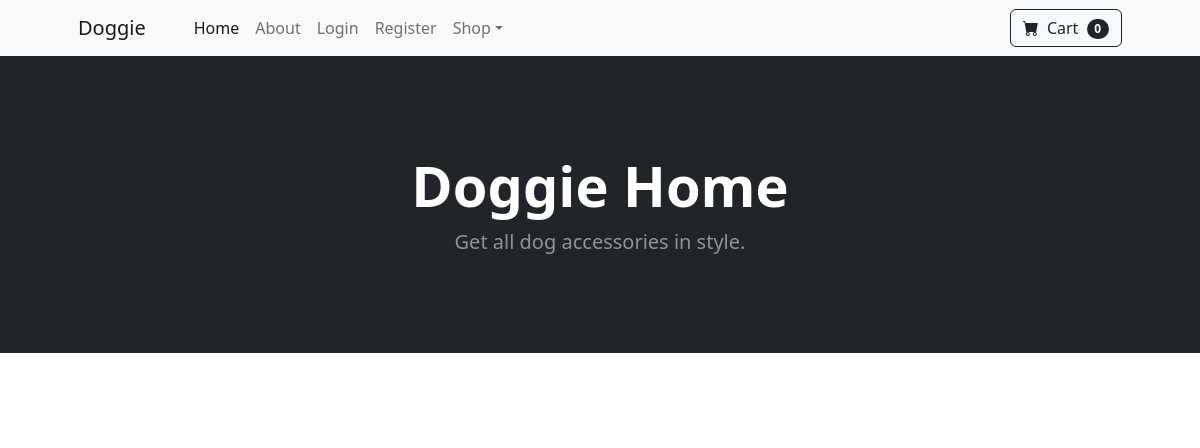
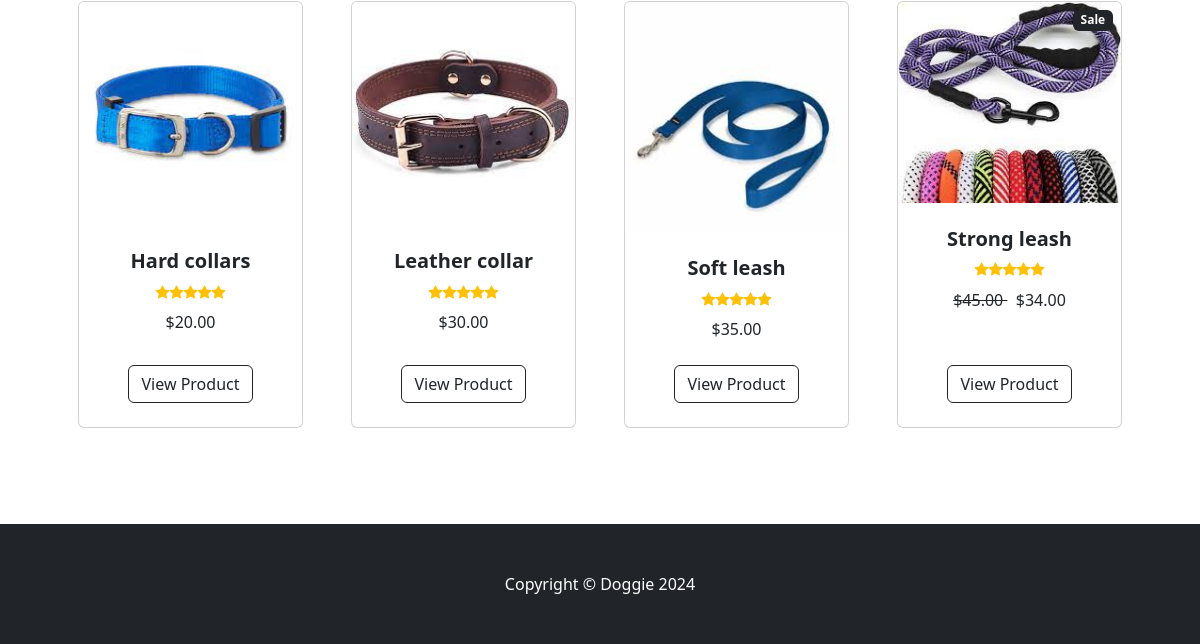
The app's page /, older data (2 pictures, top to bottom).
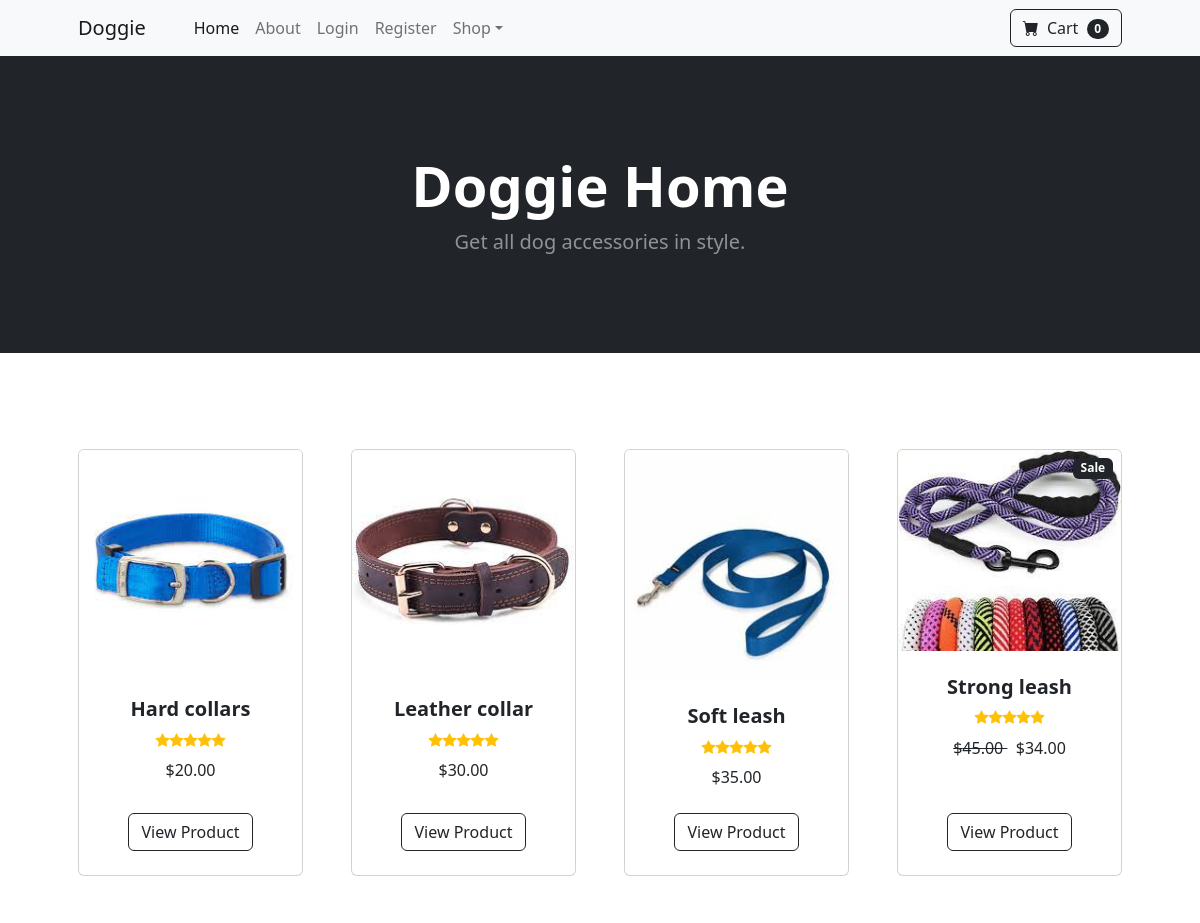
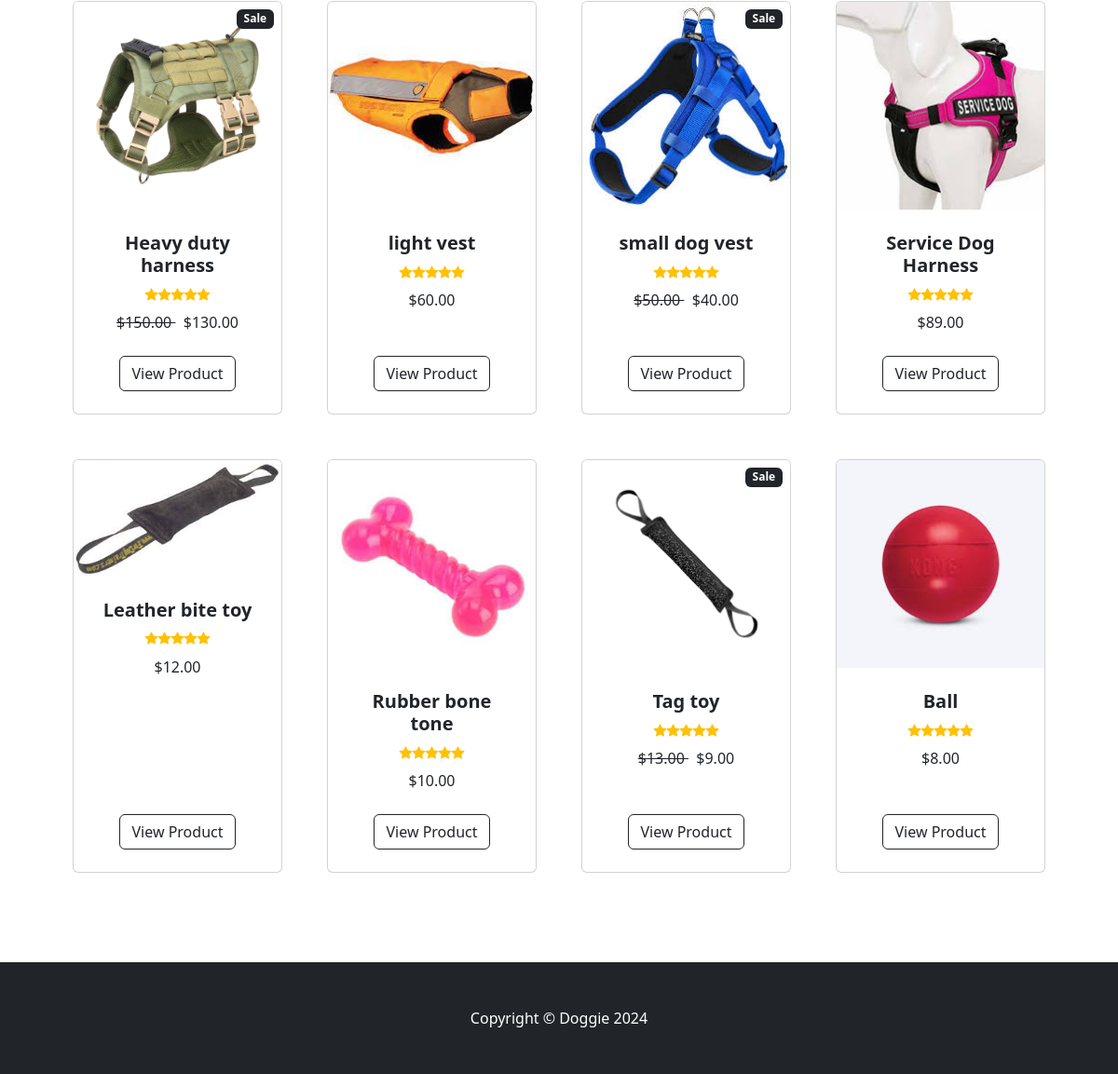
The same page, newer data (2 pictures, top to bottom).
### store/models.py (models this page shows, shortened)
class Product(models.Model):
    name = models.CharField(max_length=100)
    price = models.DecimalField(default=0, decimal_places=2, max_digits=6)
    category = models.ForeignKey(Category, on_delete=models.CASCADE, default=1)
    description = models.CharField(max_length=2500, default='', blank=True, null=True)
    image = models.ImageField(upload_to='uploads/product/')
    is_sale = models.BooleanField(default=False)
    sale_price = models.DecimalField(default=0, decimal_places=2, max_digits=6)

### store/views.py (the view)
# urls.py: 2. Add a URL to urlpatterns:  path('', views.home, name='home')
def home(request):
    products = Product.objects.all()
    return render(request, 'index.html', {'products': products})

### store/templates/index.html (shortened to what this page needs)
{% extends 'base.html' %}
{% load static %}
{% block content %}
        <header class="bg-dark py-5">
            <div class="container px-4 px-lg-5 my-5">
                <div class="text-center text-white">
                    <h1 class="display-4 fw-bolder">Doggie Home</h1>
                    <p class="lead fw-normal text-white-50 mb-0">Get all dog accessories in style.</p>
                </div>
            </div>
        </header>
        <section class="py-5">
            <div class="container px-4 px-lg-5 mt-5">
                <div class="row gx-4 gx-lg-5 row-cols-2 row-cols-md-3 row-cols-xl-4 justify-content-center">
                    {% for product in products %}
                    {% if product.is_sale %}
                        <div class="col mb-5">
                            <div class="card h-100">
                                <div class="badge bg-dark text-white position-absolute" style="top: 0.5rem; right: 0.5rem">Sale</div>
                                <img class="card-img-top" src="{{product.image.url}}" alt="..." />
                                <div class="card-body p-4">
                                    <div class="text-center">
                                        <h5 class="fw-bolder">{{product.name}}</h5>
                                        <div class="d-flex justify-content-center small text-warning mb-2">
                                            <div class="bi-star-fill"></div>
                                            <div class="bi-star-fill"></div>
                                            <div class="bi-star-fill"></div>
                                            <div class="bi-star-fill"></div>
                                            <div class="bi-star-fill"></div>
                                        </div>
                                        <strike>
                                            ${{product.price}}
                                        </strike>
                                        &nbsp;
                                        ${{product.sale_price}}
                                    </div>
                                </div>
                                <div class="card-footer p-4 pt-0 border-top-0 bg-transparent">
                                    <div class="text-center"><a class="btn btn-outline-dark mt-auto" href="{% url 'product' product.id %}">View Product</a></div>
                                </div>
                            </div>
                        </div>
                    {% else %}
                            <div class="col mb-5">
                            <div class="card h-100">
                                <img class="card-img-top" src="{{product.image.url}}" alt="..." />
                                <div class="card-body p-4">
                                    <div class="text-center">
                                        <h5 class="fw-bolder">{{product.name}}</h5>
                                        <div class="d-flex justify-content-center small text-warning mb-2">
                                            <div class="bi-star-fill"></div>
                                            <div class="bi-star-fill"></div>
                                            <div class="bi-star-fill"></div>
                                            <div class="bi-star-fill"></div>
                                            <div class="bi-star-fill"></div>
                                        </div>
                                        ${{product.price}}
                                    </div>
                                </div>
                                <div class="card-footer p-4 pt-0 border-top-0 bg-transparent">
                                    <div class="text-center"><a class="btn btn-outline-dark mt-auto" href="{% url 'product' product.id %}">View Product</a></div>
                                </div>
                            </div>
                        </div>
                    {% endif %}
                    {% endfor %}
                </div>
            </div>
        </section>
{% endblock %}

### store/templates/base.html (shortened to what this page needs)
{% load static %}
<!DOCTYPE html>
<html lang="en">
    <head>
        <link href="https://cdn.jsdelivr.net/npm/bootstrap-icons@1.5.0/font/bootstrap-icons.css" rel="stylesheet" />
        <link href="{% static 'css/styles.css' %}" rel="stylesheet" />
    </head>
    <body>
        {% include 'navbar.html' %}
        {% block content %}
        {% endblock %}
        <footer class="py-5 bg-dark">
            <div class="container"><p class="m-0 text-center text-white">Copyright &copy; Doggie 2024</p></div>
        </footer>
    </body>
</html>

### store/templates/navbar.html (shortened to what this page needs)
<nav class="navbar navbar-expand-lg navbar-light bg-light">
            <div class="container px-4 px-lg-5">
                <a class="navbar-brand" href="{% url 'home' %}">Doggie</a>
                <div class="collapse navbar-collapse" id="navbarSupportedContent">
                    <ul class="navbar-nav me-auto mb-2 mb-lg-0 ms-lg-4">
                        <li class="nav-item"><a class="nav-link active" aria-current="page" href="{% url 'home' %}">Home</a></li>
                        <li class="nav-item"><a class="nav-link" href="{% url 'about' %}">About</a></li>
                        {% if not user.is_authenticated %}
                            <li class="nav-item"><a class="nav-link" href="{% url 'login' %}">Login</a></li>
                            <li class="nav-item"><a class="nav-link" href="{% url 'register' %}">Register</a></li>
                        {% else %}
                            <li class="nav-item"><a class="nav-link" href="{% url 'logout' %}">Logout</a></li>
                        {% endif %}
                        <li class="nav-item dropdown">
                            <a class="nav-link dropdown-toggle" id="navbarDropdown" href="#" role="button" data-bs-toggle="dropdown" aria-expanded="false">Shop</a>
                        </li>
                    </ul>
                    <form class="d-flex">
                        <button class="btn btn-outline-dark" type="submit">
                            <i class="bi-cart-fill me-1"></i>
                            Cart
                            <span class="badge bg-dark text-white ms-1 rounded-pill">0</span>
                        </button>
                    </form>
                </div>
            </div>
        </nav>

Row changes from the older to the newer data that the page shows:
added Product: image (picture), name "Heavy duty harness", price "150.00", sale_price "130.00"
added Product: image (picture), name "light vest", price "60.00"
added Product: image (picture), name "small dog vest", price "50.00", sale_price "40.00"
added Product: image (picture), name "Service Dog Harness", price "89.00"
added Product: image (picture), name "Leather bite toy", price "12.00"
added Product: image (picture), name "Rubber bone tone", price "10.00"
added Product: image (picture), name "Tag toy", price "13.00", sale_price "9.00"
added Product: image (picture), name "Ball", price "8.00"
